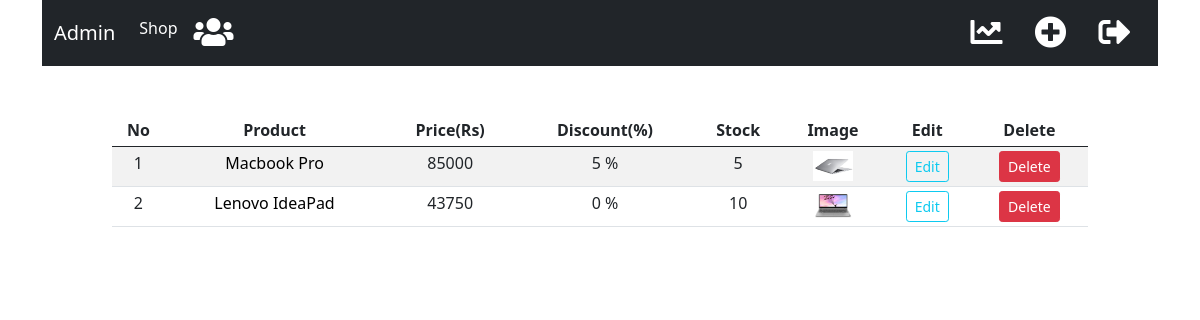
Page /admin (signed in) on the earlier database version.
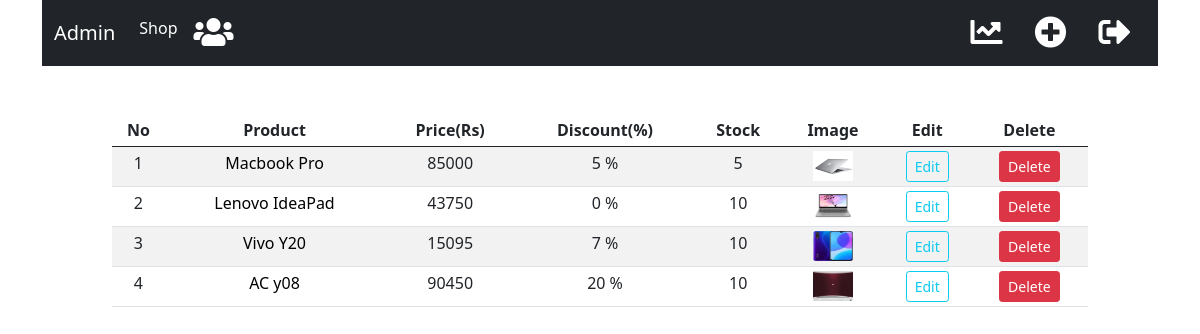
Same page on the later database version.
### shop/products/models.py (models this page shows, shortened)
class Addproduct(db.Model):
    id = db.Column(db.Integer, primary_key=True)
    name = db.Column(db.String(80), nullable=False)
    price= db.Column(db.Integer, nullable= False)
    discount = db.Column(db.Integer, default=0)
    stock = db.Column(db.Integer, nullable = False)
    description = db.Column(db.Text, nullable=False)
    adding_date = db.Column(db.DateTime, nullable=False,default=datetime.utcnow)
    image_1 = db.Column(db.String(120), nullable = False, default='image.jpg')
    image_2 = db.Column(db.String(120), nullable = False, default='image.jpg')
    image_3 = db.Column(db.String(120), nullable = False, default='image.jpg')
    image_4 = db.Column(db.String(120), nullable = False, default='image.jpg')
    reviews = db.relationship('Review', backref = 'article', lazy = True, cascade="all,delete")

### shop/admin/routes.py (the view)
@app.route('/admin')
def admin():
    if 'email' not in session:
        flash(f'Login first','danger')
        return redirect(url_for('login'))
    products = Addproduct.query.all()
    order = Order.query.all()
    return render_template('admin/index.html', title = 'Admin', products = products, order = order)

### shop/customers/models.py (called while the page is built)
    def process_result_value(self, value, dialect):
        if value is None:
            return {}
        else:
            return json.loads(value)

### shop/templates/admin/index.html (shortened to what this page needs)
{% extends "base.html" %}
{% block content %}
{% include 'admin_navbar.html' %}
<div class="conatiner mt-5 ml-3" style="margin-left: 7rem; margin-right: 7rem;">
    <table class="table table-sm table-condensed table-striped table-hover " style="text-align: center";>
        <thead>
            <th>No</th>
            <th>Product</th>
            <th>Price(Rs)</th>
            <th>Discount(%)</th>
            <th>Stock</th>
            <th>Image</th>
            <th>Edit</th>
            <th>Delete</th>
        </thead>
        <tbody>
            {% for product in products %}
          <tr>
              <td>{{ loop.index }}</td>
              <td><a href="{{url_for('cust_review', id = product.id)}}" style="text-decoration: none; color: black;">{{product.name}}</a></td>
              <td>{{product.price}}</td>
              <td>{{product.discount}} %</td>
              <td>{{ product.stock }}</td>
              <td><img src="{{ url_for('static', filename ='images/'+ product.image_1)}}" width="40" height="30"></td>
              <td><a href="{{ url_for('updateproduct',id = product.id)}}" class="btn btn-sm btn-outline-info">Edit</a></td>
              <td><button type="button" class="btn btn-sm btn-danger" data-bs-toggle="modal" data-bs-target="#exampleModal-{{ product.id }}">
                Delete
              </button></td>
          </tr>
          {% endfor %}
        </tbody>
    </table>
</div>
{% endblock %}

### shop/templates/base.html (shortened to what this page needs)
<!doctype html>
<html lang="en">
  <head>
    <link rel="stylesheet" href="{{ url_for('static',filename = 'css/bootstrap.min.css')}} ">
    <link rel="stylesheet" href="https://cdnjs.cloudflare.com/ajax/libs/Chart.js/2.9.4/Chart.min.css" />
    <link href="https://use.fontawesome.com/releases/v5.0.8/css/all.css" rel="stylesheet">
  </head>
  <body>
    {% block content %}
    {% endblock %}
  </body>
  </body>
</html>

### shop/templates/admin_navbar.html
<div class="container">
    <nav class="navbar navbar-expand-lg navbar-light bg-dark">
        <div class="container-fluid">
          <a class="navbar-brand" href="{{ url_for('admin')}}" style="color: white;">Admin</a>
          <div class="collapse navbar-collapse" id="navbarNavDropdown">
            <ul class="navbar-nav">
              <li class="nav-item">
                <a class="nav-link active" aria-current="page" href="{{ url_for('admin_shop')}}"style="color: white;">Shop</a>
              </li>
              <li class="nav-item">
                <a class="nav-link active" aria-current="page" href="{{ url_for('detail')}}"style="color: white;"><i class="fas fa-users fa-2x" title="Buyers"></i></a>
              </li>
          </div>
          <ul class="nav justify-content-end">
            <li class="nav-item">
              <a class="nav-link active" aria-current="page" href="{{ url_for('graph')}}" style="color: white;"><i class="fas fa-chart-line fa-2x" title="Statistics"></i></a>
            </li>
            <li class="nav-item">
              <a class="nav-link active" aria-current="page" href="{{ url_for('addproduct')}}" style="color: white;"><i class="fas fa-plus-circle fa-2x" title="Add Product"></i></a>
            </li>
            </ul>
                <a href="{{ url_for('main')}}" class="nav-link"style="color: white;"><i class="fas fa-sign-out-alt fa-2x" title="Logout"></i></a>
        </div>
      </nav>
</div>

Differences in the rows shown:
added Addproduct: name "Vivo Y20", price "15095", discount "7", stock "10", image_1 (picture)
added Addproduct: name "AC y08", price "90450", discount "20", stock "10", image_1 (picture)
